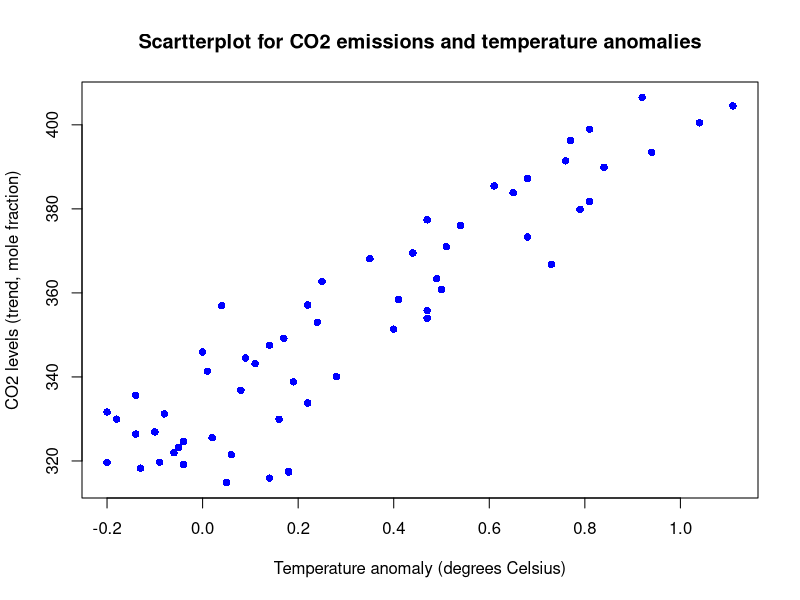
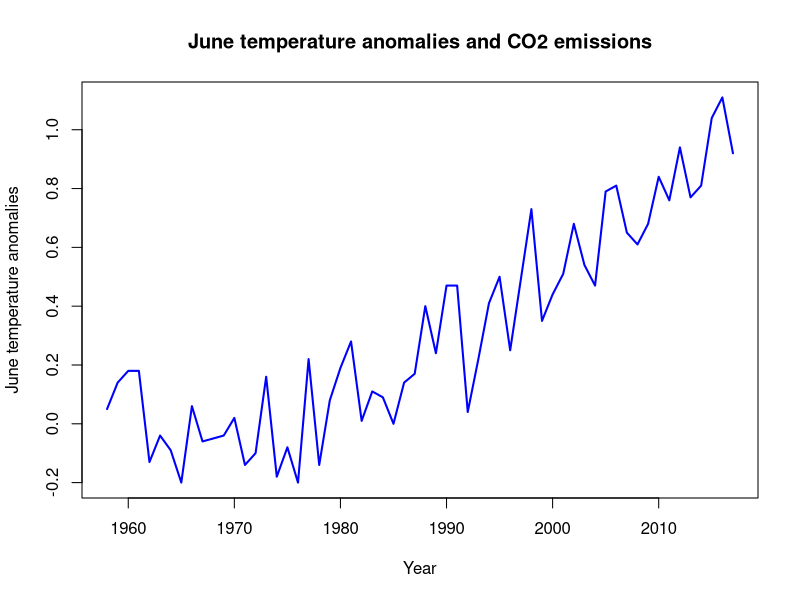
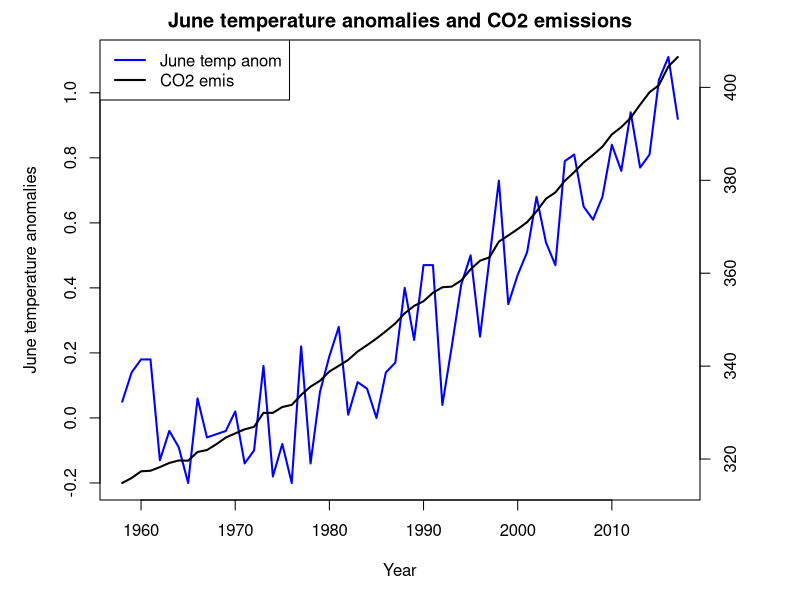

R code for these plots, in order:
CO2data <- read.csv("Data/1_CO2_data.csv")
tempdata <- read.csv("Data/NH.Ts+dSST.csv", skip = 1, na.strings = "***")

# contains only june emissions
CO2data_june <- CO2data[CO2data$Month == 6, ]

# merge two datasets
names(CO2data)[1] <- "Year"
tempCO2data <- merge(tempdata, CO2data_june)

head(tempCO2data[, c("Year", "Jun", "Trend")])

# scatterplot or CO2 emissions and temperature anomalies
plot(tempCO2data$Jun, tempCO2data$Trend,
     xlab = "Temperature anomaly (degrees Celsius)",
     ylab = "CO2 levels (trend, mole fraction)",
     pch = 16, col = "blue")

title("Scartterplot for CO2 emissions and temperature anomalies")

# calculate correlation coefficient
cor(tempCO2data$Jun, tempCO2data$Trend)

# create dataset for linear plot
tempCO2data$Jun <- ts(tempCO2data$Jun,
                      start = c(1958), end = c(2017), frequency = 1)

tempCO2data$Trend <- ts(tempCO2data$Trend,
                        start = c(1958), end = c(2017), frequency = 1)

# linear plot for june temperature anomalies and CO2 emissions
plot(tempCO2data$Jun, type = "l", col = "blue", lwd = 2,
     ylab = "June temperature anomalies", xlab = "Year")

title("June temperature anomalies and CO2 emissions")

# create extra margins used for the second axis
par(mar = c(5, 5, 2, 5))

plot(tempCO2data$Jun, type = "l", col = "blue", lwd = 2,
     ylab = "June temperature anomalies", xlab = "Year")

title("June temperature anomalies and CO2 emissions")

# This puts the next plot into the same picture
par(new = T)

# No axis no labels
plot(tempCO2data$Trend, pch = 16, lwd = 2,
     axes = FALSE, xlab = NA, ylab = NA, cex = 1.2)

axis(side = 4)
mtext(side = 5, line = 3, "CO2 emissions")

legend("topleft", legend = c("June temp anom", "CO2 emis"),
       lty = c(1, 1), col = c("blue", "black"), lwd = 2)